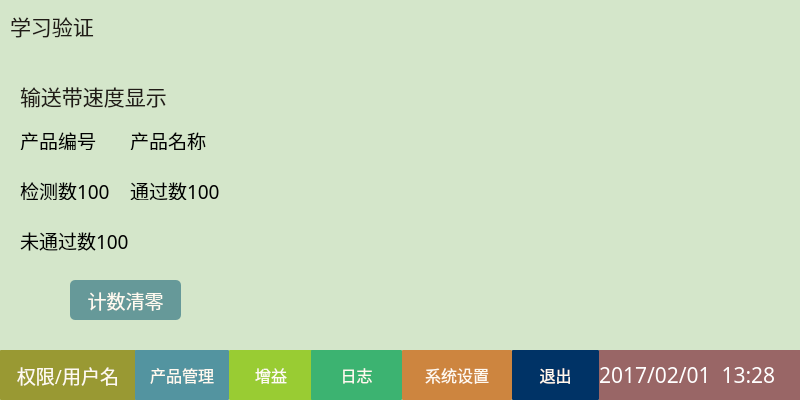
<?xml version="1.0" encoding="UTF-8"?>
<ui version="4.0">
 <class>MainWindow</class>
 <widget class="QMainWindow" name="MainWindow">
  <property name="geometry">
   <rect>
    <x>0</x>
    <y>0</y>
    <width>800</width>
    <height>400</height>
   </rect>
  </property>
  <property name="palette">
   <palette>
    <active>
     <colorrole role="Button">
      <brush brushstyle="SolidPattern">
       <color alpha="255">
        <red>212</red>
        <green>230</green>
        <blue>202</blue>
       </color>
      </brush>
     </colorrole>
     <colorrole role="Base">
      <brush brushstyle="SolidPattern">
       <color alpha="255">
        <red>212</red>
        <green>230</green>
        <blue>202</blue>
       </color>
      </brush>
     </colorrole>
     <colorrole role="Window">
      <brush brushstyle="SolidPattern">
       <color alpha="255">
        <red>212</red>
        <green>230</green>
        <blue>202</blue>
       </color>
      </brush>
     </colorrole>
    </active>
    <inactive>
     <colorrole role="Button">
      <brush brushstyle="SolidPattern">
       <color alpha="255">
        <red>212</red>
        <green>230</green>
        <blue>202</blue>
       </color>
      </brush>
     </colorrole>
     <colorrole role="Base">
      <brush brushstyle="SolidPattern">
       <color alpha="255">
        <red>212</red>
        <green>230</green>
        <blue>202</blue>
       </color>
      </brush>
     </colorrole>
     <colorrole role="Window">
      <brush brushstyle="SolidPattern">
       <color alpha="255">
        <red>212</red>
        <green>230</green>
        <blue>202</blue>
       </color>
      </brush>
     </colorrole>
    </inactive>
    <disabled>
     <colorrole role="Button">
      <brush brushstyle="SolidPattern">
       <color alpha="255">
        <red>212</red>
        <green>230</green>
        <blue>202</blue>
       </color>
      </brush>
     </colorrole>
     <colorrole role="Base">
      <brush brushstyle="SolidPattern">
       <color alpha="255">
        <red>212</red>
        <green>230</green>
        <blue>202</blue>
       </color>
      </brush>
     </colorrole>
     <colorrole role="Window">
      <brush brushstyle="SolidPattern">
       <color alpha="255">
        <red>212</red>
        <green>230</green>
        <blue>202</blue>
       </color>
      </brush>
     </colorrole>
    </disabled>
   </palette>
  </property>
  <property name="windowTitle">
   <string>MainWindow</string>
  </property>
  <property name="autoFillBackground">
   <bool>false</bool>
  </property>
  <property name="styleSheet">
   <string notr="true"/>
  </property>
  <widget class="QWidget" name="centralWidget">
   <property name="palette">
    <palette>
     <active>
      <colorrole role="Button">
       <brush brushstyle="SolidPattern">
        <color alpha="255">
         <red>212</red>
         <green>230</green>
         <blue>202</blue>
        </color>
       </brush>
      </colorrole>
      <colorrole role="Base">
       <brush brushstyle="SolidPattern">
        <color alpha="255">
         <red>212</red>
         <green>230</green>
         <blue>202</blue>
        </color>
       </brush>
      </colorrole>
      <colorrole role="Window">
       <brush brushstyle="SolidPattern">
        <color alpha="255">
         <red>212</red>
         <green>230</green>
         <blue>202</blue>
        </color>
       </brush>
      </colorrole>
     </active>
     <inactive>
      <colorrole role="Button">
       <brush brushstyle="SolidPattern">
        <color alpha="255">
         <red>212</red>
         <green>230</green>
         <blue>202</blue>
        </color>
       </brush>
      </colorrole>
      <colorrole role="Base">
       <brush brushstyle="SolidPattern">
        <color alpha="255">
         <red>212</red>
         <green>230</green>
         <blue>202</blue>
        </color>
       </brush>
      </colorrole>
      <colorrole role="Window">
       <brush brushstyle="SolidPattern">
        <color alpha="255">
         <red>212</red>
         <green>230</green>
         <blue>202</blue>
        </color>
       </brush>
      </colorrole>
     </inactive>
     <disabled>
      <colorrole role="Button">
       <brush brushstyle="SolidPattern">
        <color alpha="255">
         <red>212</red>
         <green>230</green>
         <blue>202</blue>
        </color>
       </brush>
      </colorrole>
      <colorrole role="Base">
       <brush brushstyle="SolidPattern">
        <color alpha="255">
         <red>212</red>
         <green>230</green>
         <blue>202</blue>
        </color>
       </brush>
      </colorrole>
      <colorrole role="Window">
       <brush brushstyle="SolidPattern">
        <color alpha="255">
         <red>212</red>
         <green>230</green>
         <blue>202</blue>
        </color>
       </brush>
      </colorrole>
     </disabled>
    </palette>
   </property>
   <widget class="QStackedWidget" name="stacked1">
    <property name="geometry">
     <rect>
      <x>0</x>
      <y>0</y>
      <width>281</width>
      <height>341</height>
     </rect>
    </property>
    <property name="currentIndex">
     <number>2</number>
    </property>
    <widget class="QWidget" name="page">
     <widget class="QWidget" name="widget" native="true">
      <property name="geometry">
       <rect>
        <x>0</x>
        <y>0</y>
        <width>281</width>
        <height>351</height>
       </rect>
      </property>
      <widget class="QPushButton" name="SetZero">
       <property name="geometry">
        <rect>
         <x>70</x>
         <y>280</y>
         <width>111</width>
         <height>40</height>
        </rect>
       </property>
       <property name="font">
        <font>
         <family>幼圆</family>
         <pointsize>14</pointsize>
        </font>
       </property>
       <property name="styleSheet">
        <string notr="true">background-color: rgb(102, 153, 153);
color: rgb(255, 250, 240);
border-radius:5px;</string>
       </property>
       <property name="text">
        <string>计数清零</string>
       </property>
      </widget>
      <widget class="QLabel" name="NoPassNum">
       <property name="geometry">
        <rect>
         <x>20</x>
         <y>230</y>
         <width>111</width>
         <height>21</height>
        </rect>
       </property>
       <property name="font">
        <font>
         <family>幼圆</family>
         <pointsize>14</pointsize>
        </font>
       </property>
       <property name="text">
        <string>未通过数100</string>
       </property>
      </widget>
      <widget class="QLabel" name="TestNum">
       <property name="geometry">
        <rect>
         <x>20</x>
         <y>180</y>
         <width>91</width>
         <height>20</height>
        </rect>
       </property>
       <property name="font">
        <font>
         <family>幼圆</family>
         <pointsize>14</pointsize>
        </font>
       </property>
       <property name="text">
        <string>检测数100</string>
       </property>
      </widget>
      <widget class="QLabel" name="PassNum">
       <property name="geometry">
        <rect>
         <x>130</x>
         <y>180</y>
         <width>91</width>
         <height>20</height>
        </rect>
       </property>
       <property name="font">
        <font>
         <family>幼圆</family>
         <pointsize>14</pointsize>
        </font>
       </property>
       <property name="styleSheet">
        <string notr="true">border-right-color: rgb(0, 0, 0);</string>
       </property>
       <property name="text">
        <string>通过数100</string>
       </property>
      </widget>
      <widget class="QLabel" name="ProName">
       <property name="geometry">
        <rect>
         <x>130</x>
         <y>130</y>
         <width>81</width>
         <height>20</height>
        </rect>
       </property>
       <property name="font">
        <font>
         <family>幼圆</family>
         <pointsize>14</pointsize>
        </font>
       </property>
       <property name="text">
        <string>产品名称</string>
       </property>
      </widget>
      <widget class="QLabel" name="SpeedDisLabel">
       <property name="geometry">
        <rect>
         <x>20</x>
         <y>80</y>
         <width>151</width>
         <height>31</height>
        </rect>
       </property>
       <property name="font">
        <font>
         <family>微软雅黑</family>
         <pointsize>16</pointsize>
        </font>
       </property>
       <property name="styleSheet">
        <string notr="true">color: rgb(33, 28, 23);</string>
       </property>
       <property name="text">
        <string>输送带速度显示</string>
       </property>
      </widget>
      <widget class="QLabel" name="Detect">
       <property name="geometry">
        <rect>
         <x>10</x>
         <y>10</y>
         <width>91</width>
         <height>31</height>
        </rect>
       </property>
       <property name="font">
        <font>
         <family>微软雅黑</family>
         <pointsize>16</pointsize>
        </font>
       </property>
       <property name="styleSheet">
        <string notr="true">color: rgb(33, 28, 23);</string>
       </property>
       <property name="text">
        <string>实时检测</string>
       </property>
      </widget>
      <widget class="QLabel" name="ProNum">
       <property name="geometry">
        <rect>
         <x>20</x>
         <y>130</y>
         <width>81</width>
         <height>20</height>
        </rect>
       </property>
       <property name="font">
        <font>
         <family>幼圆</family>
         <pointsize>14</pointsize>
        </font>
       </property>
       <property name="styleSheet">
        <string notr="true">border-bottom:1px solid #000;
border-right-color: rgb(255, 255, 255);</string>
       </property>
       <property name="text">
        <string>产品编号</string>
       </property>
      </widget>
     </widget>
    </widget>
    <widget class="QWidget" name="page_2">
     <widget class="QWidget" name="widget_2" native="true">
      <property name="geometry">
       <rect>
        <x>0</x>
        <y>0</y>
        <width>281</width>
        <height>351</height>
       </rect>
      </property>
      <widget class="QLabel" name="ProName_2">
       <property name="geometry">
        <rect>
         <x>140</x>
         <y>140</y>
         <width>81</width>
         <height>20</height>
        </rect>
       </property>
       <property name="font">
        <font>
         <family>幼圆</family>
         <pointsize>14</pointsize>
        </font>
       </property>
       <property name="text">
        <string>产品名称</string>
       </property>
      </widget>
      <widget class="QLabel" name="SpeedDisLabel_2">
       <property name="geometry">
        <rect>
         <x>30</x>
         <y>80</y>
         <width>151</width>
         <height>31</height>
        </rect>
       </property>
       <property name="font">
        <font>
         <family>微软雅黑</family>
         <pointsize>16</pointsize>
        </font>
       </property>
       <property name="styleSheet">
        <string notr="true">color: rgb(33, 28, 23);</string>
       </property>
       <property name="text">
        <string>输送带速度显示</string>
       </property>
      </widget>
      <widget class="QLabel" name="LearnLabel">
       <property name="geometry">
        <rect>
         <x>20</x>
         <y>10</y>
         <width>91</width>
         <height>31</height>
        </rect>
       </property>
       <property name="font">
        <font>
         <family>微软雅黑</family>
         <pointsize>16</pointsize>
        </font>
       </property>
       <property name="styleSheet">
        <string notr="true">color: rgb(33, 28, 23);</string>
       </property>
       <property name="text">
        <string>产品学习</string>
       </property>
      </widget>
      <widget class="QLabel" name="ProNum_2">
       <property name="geometry">
        <rect>
         <x>30</x>
         <y>140</y>
         <width>81</width>
         <height>20</height>
        </rect>
       </property>
       <property name="font">
        <font>
         <family>幼圆</family>
         <pointsize>14</pointsize>
        </font>
       </property>
       <property name="styleSheet">
        <string notr="true">border-bottom:1px solid #000;
border-right-color: rgb(255, 255, 255);</string>
       </property>
       <property name="text">
        <string>产品编号</string>
       </property>
      </widget>
      <widget class="QProgressBar" name="progressBar">
       <property name="geometry">
        <rect>
         <x>10</x>
         <y>260</y>
         <width>261</width>
         <height>23</height>
        </rect>
       </property>
       <property name="font">
        <font>
         <family>幼圆</family>
         <pointsize>11</pointsize>
        </font>
       </property>
       <property name="value">
        <number>24</number>
       </property>
      </widget>
      <widget class="QLabel" name="LearnProgress">
       <property name="geometry">
        <rect>
         <x>30</x>
         <y>200</y>
         <width>81</width>
         <height>20</height>
        </rect>
       </property>
       <property name="font">
        <font>
         <family>幼圆</family>
         <pointsize>14</pointsize>
        </font>
       </property>
       <property name="text">
        <string>学习进度</string>
       </property>
      </widget>
     </widget>
    </widget>
    <widget class="QWidget" name="page_3">
     <widget class="QWidget" name="widget_3" native="true">
      <property name="geometry">
       <rect>
        <x>0</x>
        <y>0</y>
        <width>281</width>
        <height>351</height>
       </rect>
      </property>
      <widget class="QLabel" name="NoPassNum_3">
       <property name="geometry">
        <rect>
         <x>20</x>
         <y>230</y>
         <width>111</width>
         <height>21</height>
        </rect>
       </property>
       <property name="font">
        <font>
         <family>幼圆</family>
         <pointsize>14</pointsize>
        </font>
       </property>
       <property name="text">
        <string>未通过数100</string>
       </property>
      </widget>
      <widget class="QLabel" name="TestNum_3">
       <property name="geometry">
        <rect>
         <x>20</x>
         <y>180</y>
         <width>91</width>
         <height>20</height>
        </rect>
       </property>
       <property name="font">
        <font>
         <family>幼圆</family>
         <pointsize>14</pointsize>
        </font>
       </property>
       <property name="text">
        <string>检测数100</string>
       </property>
      </widget>
      <widget class="QLabel" name="PassNum_3">
       <property name="geometry">
        <rect>
         <x>130</x>
         <y>180</y>
         <width>91</width>
         <height>20</height>
        </rect>
       </property>
       <property name="font">
        <font>
         <family>幼圆</family>
         <pointsize>14</pointsize>
        </font>
       </property>
       <property name="styleSheet">
        <string notr="true">border-right-color: rgb(0, 0, 0);</string>
       </property>
       <property name="text">
        <string>通过数100</string>
       </property>
      </widget>
      <widget class="QLabel" name="ProName_3">
       <property name="geometry">
        <rect>
         <x>130</x>
         <y>130</y>
         <width>81</width>
         <height>20</height>
        </rect>
       </property>
       <property name="font">
        <font>
         <family>幼圆</family>
         <pointsize>14</pointsize>
        </font>
       </property>
       <property name="text">
        <string>产品名称</string>
       </property>
      </widget>
      <widget class="QLabel" name="SpeedDisLabel_3">
       <property name="geometry">
        <rect>
         <x>20</x>
         <y>80</y>
         <width>151</width>
         <height>31</height>
        </rect>
       </property>
       <property name="font">
        <font>
         <family>微软雅黑</family>
         <pointsize>16</pointsize>
        </font>
       </property>
       <property name="styleSheet">
        <string notr="true">color: rgb(33, 28, 23);</string>
       </property>
       <property name="text">
        <string>输送带速度显示</string>
       </property>
      </widget>
      <widget class="QPushButton" name="SetZero_3">
       <property name="geometry">
        <rect>
         <x>70</x>
         <y>280</y>
         <width>111</width>
         <height>40</height>
        </rect>
       </property>
       <property name="font">
        <font>
         <family>幼圆</family>
         <pointsize>14</pointsize>
        </font>
       </property>
       <property name="styleSheet">
        <string notr="true">background-color: rgb(102, 153, 153);
color: rgb(255, 250, 240);
border-radius:5px;</string>
       </property>
       <property name="text">
        <string>计数清零</string>
       </property>
      </widget>
      <widget class="QLabel" name="LearnVarify">
       <property name="geometry">
        <rect>
         <x>10</x>
         <y>10</y>
         <width>91</width>
         <height>31</height>
        </rect>
       </property>
       <property name="font">
        <font>
         <family>微软雅黑</family>
         <pointsize>16</pointsize>
        </font>
       </property>
       <property name="styleSheet">
        <string notr="true">color: rgb(33, 28, 23);</string>
       </property>
       <property name="text">
        <string>学习验证</string>
       </property>
      </widget>
      <widget class="QLabel" name="ProNum_3">
       <property name="geometry">
        <rect>
         <x>20</x>
         <y>130</y>
         <width>81</width>
         <height>20</height>
        </rect>
       </property>
       <property name="font">
        <font>
         <family>幼圆</family>
         <pointsize>14</pointsize>
        </font>
       </property>
       <property name="styleSheet">
        <string notr="true">border-bottom:1px solid #000;
border-right-color: rgb(255, 255, 255);</string>
       </property>
       <property name="text">
        <string>产品编号</string>
       </property>
      </widget>
     </widget>
    </widget>
   </widget>
   <widget class="QStackedWidget" name="stacked2">
    <property name="geometry">
     <rect>
      <x>0</x>
      <y>350</y>
      <width>800</width>
      <height>50</height>
     </rect>
    </property>
    <widget class="QWidget" name="page_4">
     <widget class="QWidget" name="widget_4" native="true">
      <property name="geometry">
       <rect>
        <x>0</x>
        <y>0</y>
        <width>800</width>
        <height>50</height>
       </rect>
      </property>
      <widget class="QPushButton" name="Jur_And_User">
       <property name="geometry">
        <rect>
         <x>0</x>
         <y>0</y>
         <width>136</width>
         <height>50</height>
        </rect>
       </property>
       <property name="font">
        <font>
         <family>幼圆</family>
         <pointsize>14</pointsize>
        </font>
       </property>
       <property name="styleSheet">
        <string notr="true">background-color: rgb(153, 153, 51);
color: rgb(255, 250, 240);
border-radius:1px;</string>
       </property>
       <property name="text">
        <string>权限/用户名</string>
       </property>
      </widget>
      <widget class="QLabel" name="DateTime">
       <property name="geometry">
        <rect>
         <x>599</x>
         <y>0</y>
         <width>201</width>
         <height>50</height>
        </rect>
       </property>
       <property name="font">
        <font>
         <family>微软雅黑</family>
         <pointsize>16</pointsize>
        </font>
       </property>
       <property name="styleSheet">
        <string notr="true">color: rgb(255,255,255);
background-color:rgb(153,102,102);</string>
       </property>
       <property name="frameShape">
        <enum>QFrame::NoFrame</enum>
       </property>
       <property name="text">
        <string>2017/02/01  13:28</string>
       </property>
      </widget>
      <widget class="QPushButton" name="Management">
       <property name="geometry">
        <rect>
         <x>135</x>
         <y>0</y>
         <width>94</width>
         <height>50</height>
        </rect>
       </property>
       <property name="font">
        <font>
         <family>幼圆</family>
         <pointsize>12</pointsize>
        </font>
       </property>
       <property name="styleSheet">
        <string notr="true">background-color: rgb(83, 148, 160);
color: rgb(255, 250, 240);
border-radius:1px;</string>
       </property>
       <property name="text">
        <string>产品管理</string>
       </property>
      </widget>
      <widget class="QPushButton" name="Sensitivity_2">
       <property name="geometry">
        <rect>
         <x>229</x>
         <y>0</y>
         <width>84</width>
         <height>50</height>
        </rect>
       </property>
       <property name="font">
        <font>
         <family>幼圆</family>
         <pointsize>12</pointsize>
        </font>
       </property>
       <property name="styleSheet">
        <string notr="true">background-color: rgb(153,204, 51);
color: rgb(255, 250, 240);
border-radius:1px;</string>
       </property>
       <property name="text">
        <string>增益</string>
       </property>
      </widget>
      <widget class="QPushButton" name="Log">
       <property name="geometry">
        <rect>
         <x>311</x>
         <y>0</y>
         <width>91</width>
         <height>50</height>
        </rect>
       </property>
       <property name="font">
        <font>
         <family>幼圆</family>
         <pointsize>12</pointsize>
        </font>
       </property>
       <property name="styleSheet">
        <string notr="true">background-color: rgb(60, 179,113);
color: rgb(255, 250, 240);
border-radius:1px;</string>
       </property>
       <property name="text">
        <string>日志</string>
       </property>
      </widget>
      <widget class="QPushButton" name="System_set">
       <property name="geometry">
        <rect>
         <x>402</x>
         <y>0</y>
         <width>110</width>
         <height>50</height>
        </rect>
       </property>
       <property name="font">
        <font>
         <family>幼圆</family>
         <pointsize>12</pointsize>
        </font>
       </property>
       <property name="styleSheet">
        <string notr="true">background-color: rgb(205, 133, 63);
color: rgb(255, 250, 240);
border-radius:1px;</string>
       </property>
       <property name="text">
        <string>系统设置</string>
       </property>
      </widget>
      <widget class="QPushButton" name="Quit">
       <property name="geometry">
        <rect>
         <x>512</x>
         <y>0</y>
         <width>87</width>
         <height>50</height>
        </rect>
       </property>
       <property name="font">
        <font>
         <family>幼圆</family>
         <pointsize>12</pointsize>
        </font>
       </property>
       <property name="styleSheet">
        <string notr="true">background-color: rgb(0, 51, 102);
color: rgb(255, 250, 240);
border-radius:1px;</string>
       </property>
       <property name="text">
        <string>退出</string>
       </property>
      </widget>
     </widget>
    </widget>
    <widget class="QWidget" name="page_5">
     <widget class="QWidget" name="widget_5" native="true">
      <property name="geometry">
       <rect>
        <x>0</x>
        <y>0</y>
        <width>800</width>
        <height>50</height>
       </rect>
      </property>
      <widget class="QPushButton" name="Jur_And_User_2">
       <property name="geometry">
        <rect>
         <x>-2</x>
         <y>0</y>
         <width>136</width>
         <height>50</height>
        </rect>
       </property>
       <property name="font">
        <font>
         <family>幼圆</family>
         <pointsize>14</pointsize>
        </font>
       </property>
       <property name="styleSheet">
        <string notr="true">background-color: rgb(153, 153, 51);
color: rgb(255, 250, 240);
border-radius:1px;</string>
       </property>
       <property name="text">
        <string>权限/用户名</string>
       </property>
      </widget>
      <widget class="QLabel" name="DateTime_2">
       <property name="geometry">
        <rect>
         <x>599</x>
         <y>0</y>
         <width>201</width>
         <height>50</height>
        </rect>
       </property>
       <property name="font">
        <font>
         <family>微软雅黑</family>
         <pointsize>16</pointsize>
        </font>
       </property>
       <property name="styleSheet">
        <string notr="true">color: rgb(255,255,255);
background-color:rgb(153,102,102);</string>
       </property>
       <property name="frameShape">
        <enum>QFrame::NoFrame</enum>
       </property>
       <property name="text">
        <string>2017/02/01  13:28</string>
       </property>
      </widget>
      <widget class="QPushButton" name="StartBtn">
       <property name="geometry">
        <rect>
         <x>134</x>
         <y>0</y>
         <width>94</width>
         <height>50</height>
        </rect>
       </property>
       <property name="font">
        <font>
         <family>幼圆</family>
         <pointsize>12</pointsize>
        </font>
       </property>
       <property name="styleSheet">
        <string notr="true">background-color: rgb(83, 148, 160);
color: rgb(255, 250, 240);
border-radius:1px;</string>
       </property>
       <property name="text">
        <string>开始</string>
       </property>
      </widget>
      <widget class="QPushButton" name="FinishBtn">
       <property name="geometry">
        <rect>
         <x>228</x>
         <y>0</y>
         <width>84</width>
         <height>50</height>
        </rect>
       </property>
       <property name="font">
        <font>
         <family>幼圆</family>
         <pointsize>12</pointsize>
        </font>
       </property>
       <property name="styleSheet">
        <string notr="true">background-color: rgb(153,204, 51);
color: rgb(255, 250, 240);
border-radius:1px;</string>
       </property>
       <property name="text">
        <string>完成</string>
       </property>
      </widget>
      <widget class="QPushButton" name="Sensitivity">
       <property name="geometry">
        <rect>
         <x>312</x>
         <y>0</y>
         <width>91</width>
         <height>50</height>
        </rect>
       </property>
       <property name="font">
        <font>
         <family>幼圆</family>
         <pointsize>12</pointsize>
        </font>
       </property>
       <property name="styleSheet">
        <string notr="true">background-color: rgb(60, 179,113);
color: rgb(255, 250, 240);
border-radius:1px;</string>
       </property>
       <property name="text">
        <string>灵敏度</string>
       </property>
      </widget>
      <widget class="QPushButton" name="Phase">
       <property name="geometry">
        <rect>
         <x>403</x>
         <y>0</y>
         <width>110</width>
         <height>50</height>
        </rect>
       </property>
       <property name="font">
        <font>
         <family>幼圆</family>
         <pointsize>12</pointsize>
        </font>
       </property>
       <property name="styleSheet">
        <string notr="true">background-color: rgb(205, 133, 63);
color: rgb(255, 250, 240);
border-radius:1px;</string>
       </property>
       <property name="text">
        <string>相位</string>
       </property>
      </widget>
      <widget class="QPushButton" name="ModelBtn">
       <property name="geometry">
        <rect>
         <x>512</x>
         <y>0</y>
         <width>87</width>
         <height>50</height>
        </rect>
       </property>
       <property name="font">
        <font>
         <family>幼圆</family>
         <pointsize>12</pointsize>
        </font>
       </property>
       <property name="styleSheet">
        <string notr="true">background-color: rgb(0, 51, 102);
color: rgb(255, 250, 240);
border-radius:1px;</string>
       </property>
       <property name="text">
        <string>模式</string>
       </property>
      </widget>
     </widget>
    </widget>
    <widget class="QWidget" name="page_6">
     <widget class="QWidget" name="widget_6" native="true">
      <property name="geometry">
       <rect>
        <x>0</x>
        <y>0</y>
        <width>800</width>
        <height>50</height>
       </rect>
      </property>
      <widget class="QPushButton" name="Quit_3">
       <property name="geometry">
        <rect>
         <x>510</x>
         <y>0</y>
         <width>87</width>
         <height>50</height>
        </rect>
       </property>
       <property name="font">
        <font>
         <family>幼圆</family>
         <pointsize>12</pointsize>
        </font>
       </property>
       <property name="styleSheet">
        <string notr="true">background-color: rgb(0, 51, 102);
color: rgb(255, 250, 240);
border-radius:1px;</string>
       </property>
       <property name="text">
        <string>退出</string>
       </property>
      </widget>
      <widget class="QPushButton" name="Phase_2">
       <property name="geometry">
        <rect>
         <x>309</x>
         <y>0</y>
         <width>91</width>
         <height>50</height>
        </rect>
       </property>
       <property name="font">
        <font>
         <family>幼圆</family>
         <pointsize>12</pointsize>
        </font>
       </property>
       <property name="styleSheet">
        <string notr="true">background-color: rgb(60, 179,113);
color: rgb(255, 250, 240);
border-radius:1px;</string>
       </property>
       <property name="text">
        <string>相位</string>
       </property>
      </widget>
      <widget class="QPushButton" name="Jur_And_User_3">
       <property name="geometry">
        <rect>
         <x>-2</x>
         <y>0</y>
         <width>136</width>
         <height>50</height>
        </rect>
       </property>
       <property name="font">
        <font>
         <family>幼圆</family>
         <pointsize>14</pointsize>
        </font>
       </property>
       <property name="styleSheet">
        <string notr="true">background-color: rgb(153, 153, 51);
color: rgb(255, 250, 240);
border-radius:1px;</string>
       </property>
       <property name="text">
        <string>权限/用户名</string>
       </property>
      </widget>
      <widget class="QPushButton" name="ModelBtn_2">
       <property name="geometry">
        <rect>
         <x>400</x>
         <y>0</y>
         <width>110</width>
         <height>50</height>
        </rect>
       </property>
       <property name="font">
        <font>
         <family>幼圆</family>
         <pointsize>12</pointsize>
        </font>
       </property>
       <property name="styleSheet">
        <string notr="true">background-color: rgb(205, 133, 63);
color: rgb(255, 250, 240);
border-radius:1px;</string>
       </property>
       <property name="text">
        <string>模式</string>
       </property>
      </widget>
      <widget class="QPushButton" name="VarfityButton">
       <property name="geometry">
        <rect>
         <x>132</x>
         <y>0</y>
         <width>94</width>
         <height>50</height>
        </rect>
       </property>
       <property name="font">
        <font>
         <family>幼圆</family>
         <pointsize>12</pointsize>
        </font>
       </property>
       <property name="styleSheet">
        <string notr="true">background-color: rgb(83, 148, 160);
color: rgb(255, 250, 240);
border-radius:1px;</string>
       </property>
       <property name="text">
        <string>学习验证</string>
       </property>
      </widget>
      <widget class="QLabel" name="DateTime_3">
       <property name="geometry">
        <rect>
         <x>597</x>
         <y>0</y>
         <width>201</width>
         <height>50</height>
        </rect>
       </property>
       <property name="font">
        <font>
         <family>微软雅黑</family>
         <pointsize>16</pointsize>
        </font>
       </property>
       <property name="styleSheet">
        <string notr="true">color: rgb(255,255,255);
background-color:rgb(153,102,102);</string>
       </property>
       <property name="frameShape">
        <enum>QFrame::NoFrame</enum>
       </property>
       <property name="text">
        <string>2017/02/01  13:28</string>
       </property>
      </widget>
      <widget class="QPushButton" name="Sensitivity_3">
       <property name="geometry">
        <rect>
         <x>225</x>
         <y>0</y>
         <width>84</width>
         <height>50</height>
        </rect>
       </property>
       <property name="font">
        <font>
         <family>幼圆</family>
         <pointsize>12</pointsize>
        </font>
       </property>
       <property name="styleSheet">
        <string notr="true">background-color: rgb(153,204, 51);
color: rgb(255, 250, 240);
border-radius:1px;</string>
       </property>
       <property name="text">
        <string>灵敏度</string>
       </property>
      </widget>
     </widget>
    </widget>
   </widget>
  </widget>
 </widget>
 <layoutdefault spacing="6" margin="11"/>
 <resources/>
 <connections/>
</ui>
